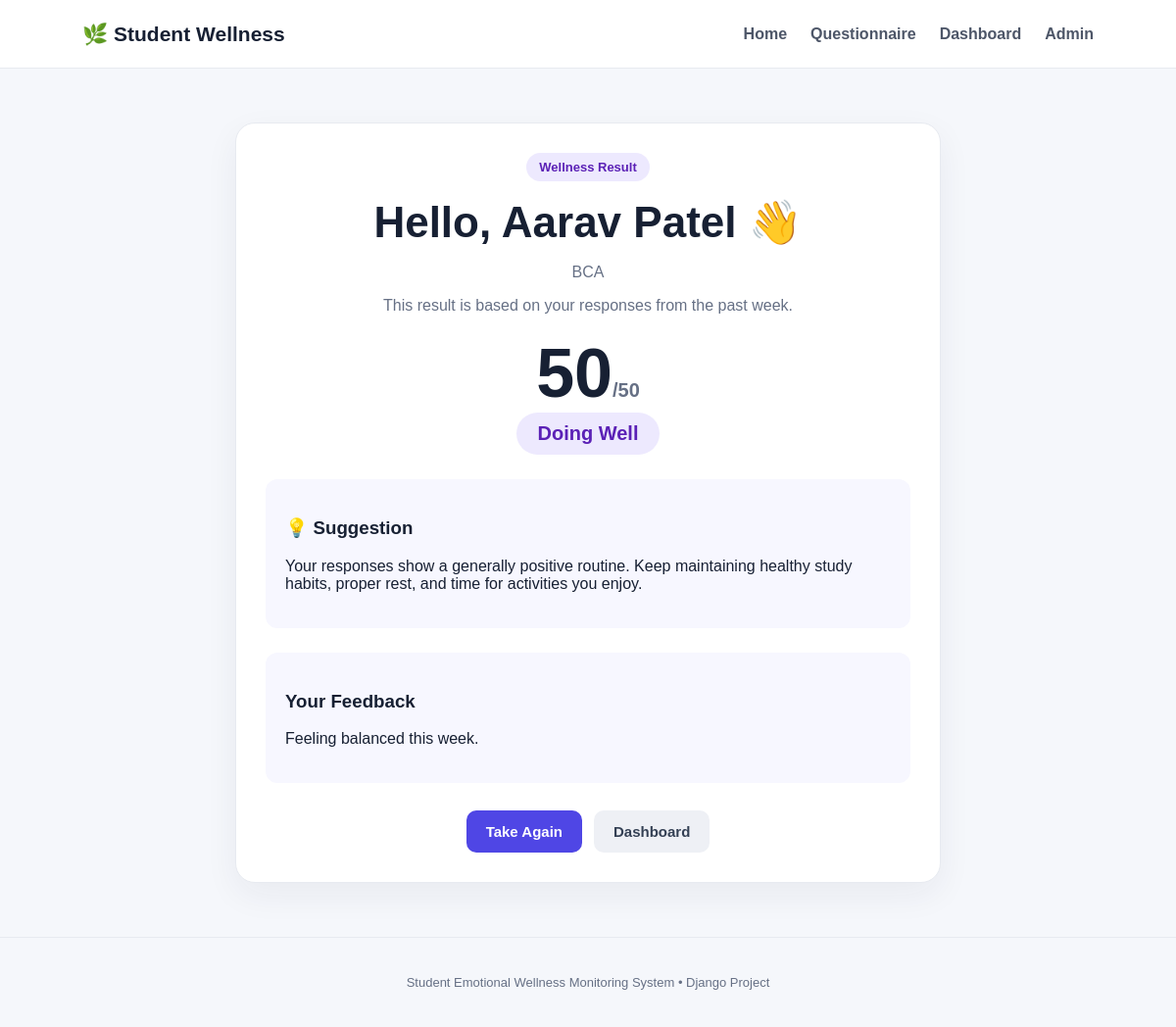
The app's page /result/1/ with its own data.
### wellness/models.py (models this page shows, shortened)
class WellnessRecord(models.Model):
    student_name = models.CharField(max_length=100)
    course = models.CharField(max_length=100)
    sleep = models.IntegerField()
    stress = models.IntegerField()
    energy = models.IntegerField()
    happiness = models.IntegerField()
    study_pressure = models.IntegerField()
    score = models.IntegerField()
    mood = models.CharField(max_length=50)
    suggestion = models.TextField()
    feedback = models.TextField(blank=True)
    created_at = models.DateTimeField(auto_now_add=True)

### wellness/views.py (the view)
# urls.py: path("result/<int:record_id>/", views.result, name="result"),
def result(request, record_id):
    record = get_object_or_404(WellnessRecord, id=record_id)
    return render(request, "wellness/result.html", {"record": record})

### wellness/templates/wellness/result.html (shortened to what this page needs)
{% extends "wellness/base.html" %}
{% block content %}
<div class="result-wrap">
    <div class="result-card">
        <span class="badge">Wellness Result</span>
        <h1>Hello, {{ record.student_name }} 👋</h1>
        <p class="muted">{{ record.course }}</p>
        <p class="muted">This result is based on your responses from the past week.</p>
        <div class="score">{{ record.score }}<small>/50</small></div>
        <div class="mood">{{ record.mood }}</div>
        <div class="suggestion">
            <h3>💡 Suggestion</h3>
            <p>{{ record.suggestion }}</p>
        </div>
        {% if record.feedback %}
        <div class="feedback">
            <h3>Your Feedback</h3>
            <p>{{ record.feedback }}</p>
        </div>
        {% endif %}
        <div class="actions center">
            <a class="btn primary" href="{% url 'questionnaire' %}">Take Again</a>
            <a class="btn secondary" href="{% url 'dashboard' %}">Dashboard</a>
        </div>
    </div>
</div>
{% endblock %}

### wellness/static/wellness/style.css (style rules this page uses)
* { box-sizing: border-box; }
body { margin: 0; font-family: Arial, Helvetica, sans-serif; background: #f5f7fb; color: #172033; }
.badge { display: inline-block; background: #ede9fe; color: #5b21b6; padding: 7px 13px; border-radius: 30px; font-size: 13px; font-weight: 700; }
h1 { font-size: 44px; line-height: 1.1; margin: 18px 0; }
.hero-card, .form-card, .result-card, .table-card { background: white; border: 1px solid #e7eaf0; border-radius: 20px; padding: 30px; box-shadow: 0 12px 35px rgba(30, 40, 70, 0.06); }
.actions { display: flex; gap: 12px; margin-top: 28px; }
.center { justify-content: center; }
.btn { display: inline-block; text-decoration: none; border: 0; border-radius: 10px; padding: 13px 20px; font-weight: 700; cursor: pointer; font-size: 15px; }
.primary { background: #4f46e5; color: white !important; }
.secondary { background: #eef0f5; color: #344054 !important; }
.result-wrap { max-width: 720px; margin: auto; }
.result-card { text-align: center; }
.score { font-size: 70px; font-weight: 800; margin-top: 20px; }
.score small { font-size: 20px; color: #667085; }
.mood { display: inline-block; background: #ede9fe; color: #5b21b6; padding: 10px 22px; border-radius: 30px; font-size: 20px; font-weight: 800; }
.muted { color: #667085; }
.suggestion, .feedback { text-align: left; background: #f7f7ff; padding: 20px; border-radius: 12px; margin-top: 25px; }

### records on screen
WellnessRecord: student_name "Aarav Patel", course "BCA", score "50", mood "Doing Well", suggestion "Your responses show a generally positive routine. Keep maintaining healthy study habits, proper rest, and time for activities you enjoy.", feedback "Feeling balanced this week."
